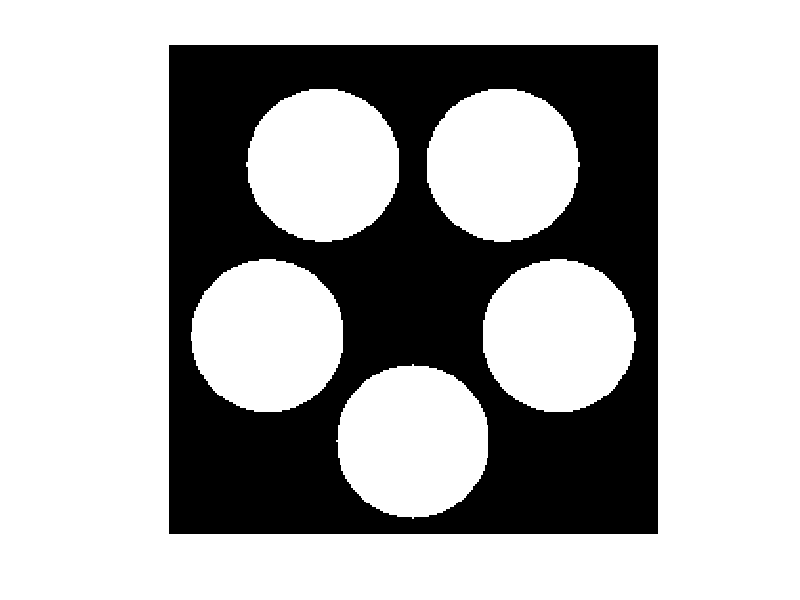

Source code (MATLAB): (Note: this script raises an error after producing the figure.)
clear;clc;

%%
max_label=[100,   0.17,  100e-6,  3.0];
min_label=[  5,   0.02,    1e-6,  0.2];

load('Phantom_Kex_rnn_mtc_LOAS40_with_B0_1p2_rB1_0p5_corrected.mat');
result_nn=result_nn.*(max_label-min_label)+min_label;
result_BE=reshape(result_nn,[256 256 4]);
Rm_BE=squeeze(result_BE(:,:,1));

load('Phantom_Mom_rnn_mtc_LOAS40_with_B0_1p2_rB1_0p5_corrected.mat');
result_nn=result_nn.*(max_label-min_label)+min_label;
result_BE=reshape(result_nn,[256 256 4]);
Mm_BE=squeeze(result_BE(:,:,2));

load('Phantom_T2m_rnn_mtc_LOAS40_with_B0_1p2_rB1_0p5_corrected.mat');
result_nn=result_nn.*(max_label-min_label)+min_label;
result_BE=reshape(result_nn,[256 256 4]);
T2m_BE=squeeze(result_BE(:,:,3));

load('Phantom_T1w_rnn_mtc_LOAS40_with_B0_1p2_rB1_0p5_corrected.mat');
result_nn=result_nn.*(max_label-min_label)+min_label;
result_BE=reshape(result_nn,[256 256 4]);
T1w_BE=squeeze(result_BE(:,:,4));

load('mask_phantom.mat');
Rm_BE(~mask_phantom)=0;
Mm_BE(~mask_phantom)=0;
T2m_BE(~mask_phantom)=0;
T1w_BE(~mask_phantom)=0;
%%
figure2   = figure;
ax1   = axes( 'Parent', figure2 );
ax2   = axes( 'Parent', figure2 );
set( ax1, 'Visible', 'off' )
set( ax2, 'Visible', 'off' )
h1   = imshow( Rm_BE, [5 80], 'Parent', ax1 );
h2   = imshow( mask_phantom, [0 1], 'Parent', ax2 );
set(h1, 'AlphaData',mask_phantom );
set(h2, 'AlphaData',~mask_phantom );
colormap(ax1, parula);
colormap(ax2,gray);

%%  Mm
figure2   = figure;
ax1   = axes( 'Parent', figure2 );
ax2   = axes( 'Parent', figure2 );
set( ax1, 'Visible', 'off' )
set( ax2, 'Visible', 'off' )
h1   = imshow( Mm_BE, [0.02 0.17], 'Parent', ax1 );
h2   = imshow( mask_phantom, [0 1], 'Parent', ax2 );
set(h1, 'AlphaData',mask_phantom );
set(h2, 'AlphaData',~mask_phantom );
colormap(ax1, parula);
colormap(ax2,gray);

%%  T2m
figure2   = figure;
ax1   = axes( 'Parent', figure2 );
ax2   = axes( 'Parent', figure2 );
set( ax1, 'Visible', 'off' )
set( ax2, 'Visible', 'off' )
h1   = imshow( T2m_BE, [1e-6 1e-4], 'Parent', ax1 );
h2   = imshow( mask_phantom, [0 1], 'Parent', ax2 );
set(h1, 'AlphaData',mask_phantom );
set(h2, 'AlphaData',~mask_phantom );
colormap(ax1, parula);
colormap(ax2,gray);

%%  T1w
figure2   = figure;
ax1   = axes( 'Parent', figure2 );
ax2   = axes( 'Parent', figure2 );
set( ax1, 'Visible', 'off' )
set( ax2, 'Visible', 'off' )
h1   = imshow( T1w_BE, [0.5 3.0], 'Parent', ax1 );
h2   = imshow( mask_phantom, [0 2.7], 'Parent', ax2 );
set(h1, 'AlphaData',mask_phantom );
set(h2, 'AlphaData',~mask_phantom );
colormap(ax1, parula);
colormap(ax2,gray);
